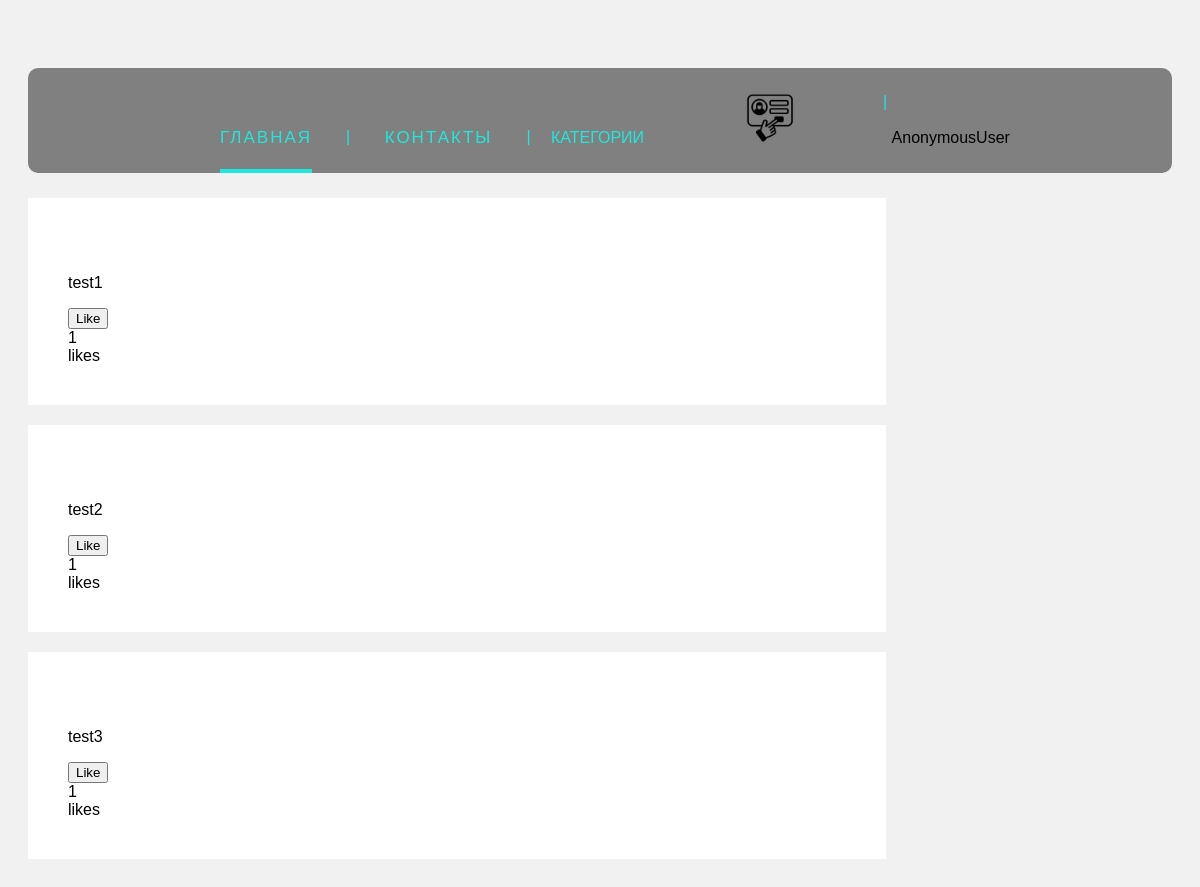
Before: /family/ with the older database file.
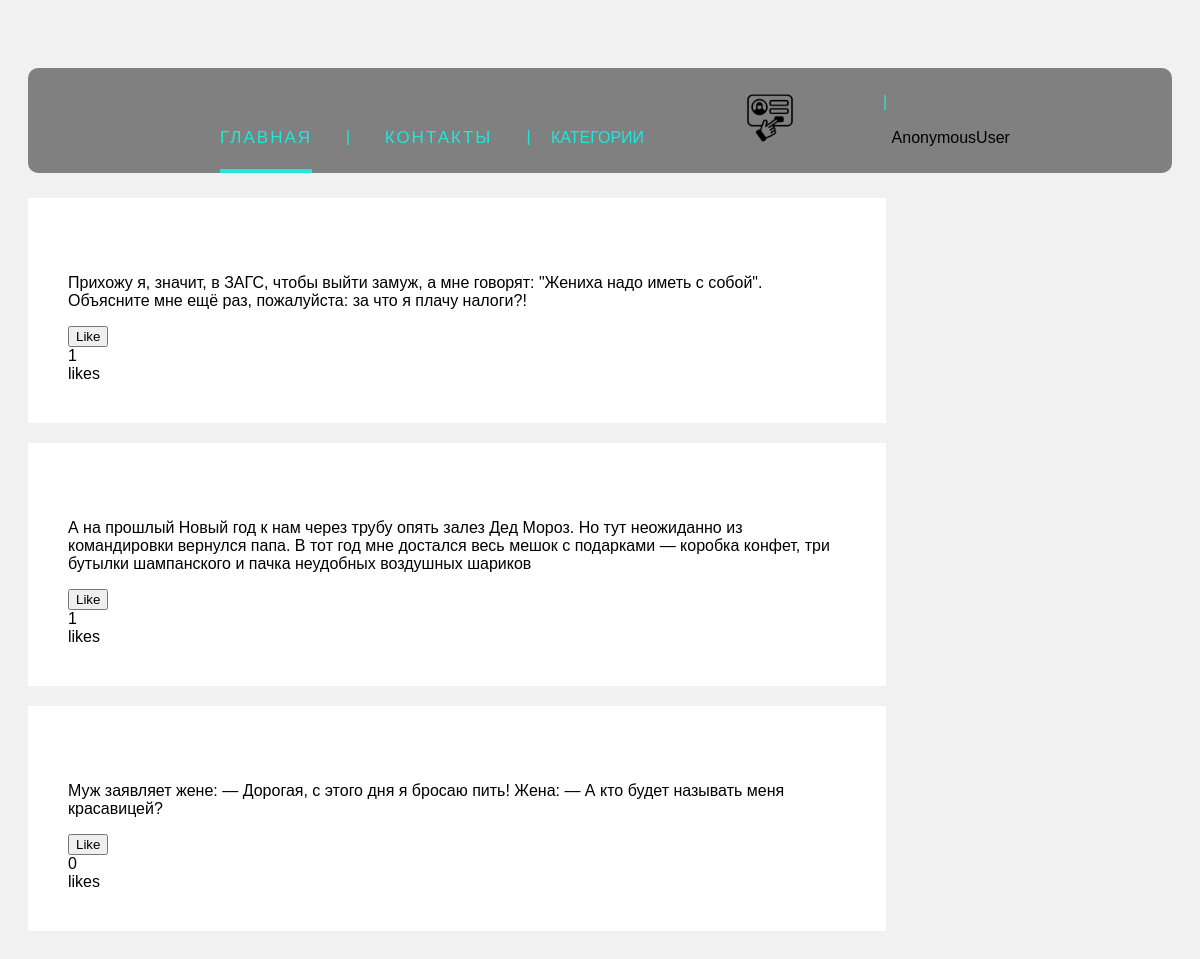
After: the same page with the newer database file.
### main/models.py (models this page shows)
class Anecdot(models.Model):
    text = models.TextField()
    liked = models.ManyToManyField(User, blank=True, related_name='likes')
    category = models.CharField(max_length=10, choices=AnecCategory, default='Other')
    def num_likes(self):
        return self.liked.all().count()

### main/views.py (the view, shortened to what this page needs)
# urls.py: path('family/', views.family, name='family'),
def family(request):
    qs = Anecdot.objects.all()
    p_form = AnecdotModelForm()
    post_added = False
    profile = request.user
    context = {
        'qs': qs,
        'profile': profile,
        'p_form': p_form,
        'post_added': post_added,
    }
    return render(request, 'main/family.html', context)

### main/templates/main/family.html (shortened to what this page needs)
{%extends 'main/mainlayot.html' %}
{% load static %}
{% block content %}
<link rel="stylesheet" href="{% static 'main/css/family.css'%}">
<div class="row">
    <div class="leftcolumn">
        {% for obj in qs %}
        <div class="ui fluid card">
            <div class="card">
                <p> {{ obj.text }} </p>
                <div class="right floated">
                    <form action="{% url 'like-post-view' %}" method="GET" class='like-form' id='{{obj.id}}'>
                        <button class="ui button like-btn{{obj.id}}">
                            {% if profile not in obj.liked.all %}
                            Like
                            {% else %}
                            Unlike
                            {% endif %}
                        </button>
                        <div class="ui grid">
                            <div class="column">
                                <div class="like-count{{obj.id}}"> {{obj.num_likes}}</div>
                            </div>
                            <div class="column">
                                likes
                            </div>
                        </div>
                    </form>
                </div>
            </div>
        </div>
        {% endfor %}
    </div>
</div>
{%endblock%}

Changed rows visible on the page:
changed Anecdot id 1: text "test1" → "Прихожу я, значит, в ЗАГС, чтобы выйти замуж, а мне говорят: \"Жениха надо иметь с собой\". Объясните мне ещё раз, пожалуйста: за что я плачу налоги?!"
changed Anecdot: text "test2" → "А на прошлый Новый год к нам через трубу опять залез Дед Мороз. Но тут неожиданно из командировки вернулся папа. В тот год мне достался весь мешок с подарками — коробка конфет, три бутылки шампанского и пачка неудобных воздушных шариков"
changed Anecdot: text "test3" → "Муж заявляет жене: — Дорогая, с этого дня я бросаю пить! Жена: — А кто будет называть меня красавицей?"; num_likes "1" → "0"
